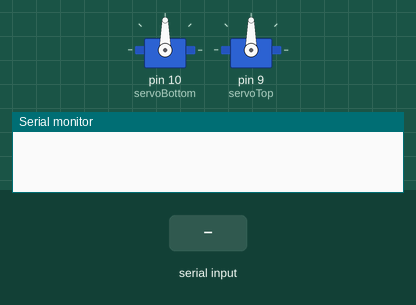
This sketch was run on a simulated Arduino Uno, built with avr-gcc and run on an emulated ATmega328P. Shown: 2 × servo, the last lines printed to the serial monitor. Inputs (shaded band) come from the test bench.

Above: at 1.2 s.
1.3 s: "90,45,200\n" received over Serial
At 2.2 s:
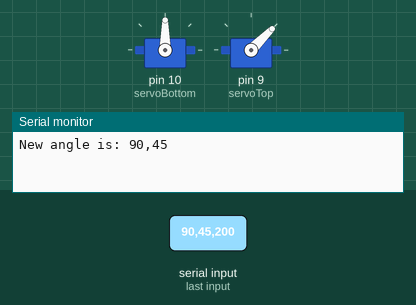
2.9 s: "30,150,10\n" received over Serial
At 3.4 s:
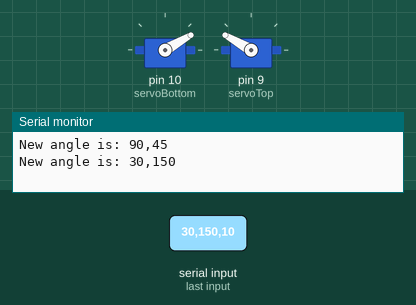
4.5 s: "1,90\n" received over Serial
At 5.8 s:
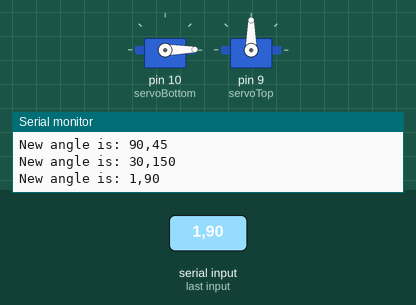
6.1 s: "90,45\n" received over Serial
At 7.0 s:
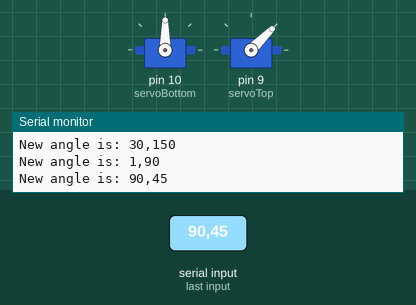
7.7 s: "30,150\n" received over Serial
At 8.2 s:
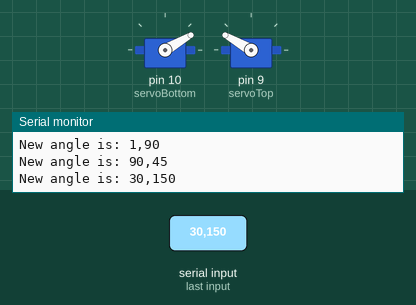
Timing chart, 0 to 10.3 s (numbered marks = the images above; inputs shaded):
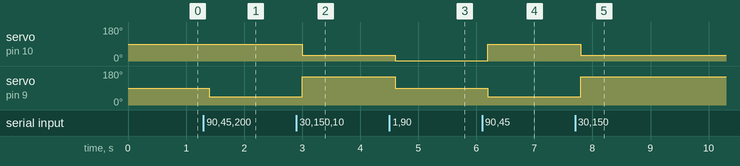

The sketch:

ArduinoCode.ino
```cpp
#include <Servo.h>
#include <string.h>
#include <stdio.h>

Servo servoBottom;
Servo servoTop;
const int MAX_DATA = 10;
char incommingData[MAX_DATA];
int bottomServo = 90;
int topServo = 90;

void setup()
{
    Serial.begin(115200);
    servoBottom.attach(10);
    servoTop.attach(9);
}

void loop()
{
    while (Serial.available() > 1)
    {
        for (size_t i = 0; i < MAX_DATA; i++)
        {
            //Reads incomming data.
            byte ch = Serial.read();
            delay(10);
            if (isDigit(ch) || ch == ',' || ch == '-')
            {
                incommingData[i] = ch;
            }
            else
            {
                incommingData[i] = '\0';
            }
        }

        split(incommingData);
        MoveServo(bottomServo, topServo);

        Serial.print("New angle is: ");
        Serial.print(bottomServo);
        Serial.print(",");
        Serial.println(topServo);
    }
}

char split(char a[])
{
    //Splits the incoming data by ','
    const char s[2] = ",";
    char *token;
    int i = 0;
    int temp[2];

    token = strtok(a, s);
    while (token != NULL)
    {
        temp[i] = atoi(token);
        i++;
        token = strtok(NULL, s);
    }
    if (temp[0] < 999)
    {
        bottomServo = temp[0];
    }
    if (temp[1] < 999)
    {
        topServo = temp[1];
    }
}

void MoveServo(int bottom, int top)
{
    //Runs the servo motors
    if ((bottom >= 0) && (top >= 0) && (bottom <= 180) && (top <= 180))
    {
        servoBottom.write(bottom);
        servoTop.write(top);
    }
    else
    {
        if (bottom < 0 || top < 0)
        {
            Serial.println("Value is to low!");
        }
        if (bottom > 180 || top > 180)
        {
            Serial.println("Value is to high!");
        }
    }
}
```

Measured:
- after the input at 1.3 s, servo on pin 9 (servoTop): 90° → 45° after 0.10 s
- after the input at 2.9 s, servo on pin 10 (servoBottom): 90° → 30° after 0.10 s; servo on pin 9 (servoTop): 45° → 150° after 0.10 s
- after the input at 4.5 s, servo on pin 10 (servoBottom): 30° → 1° after 0.10 s; servo on pin 9 (servoTop): 150° → 90° after 0.10 s
- after the input at 6.1 s, servo on pin 10 (servoBottom): 1° → 90° after 0.10 s; servo on pin 9 (servoTop): 90° → 45° after 0.10 s
- after the input at 7.7 s, servo on pin 10 (servoBottom): 90° → 30° after 0.10 s; servo on pin 9 (servoTop): 45° → 150° after 0.10 s
